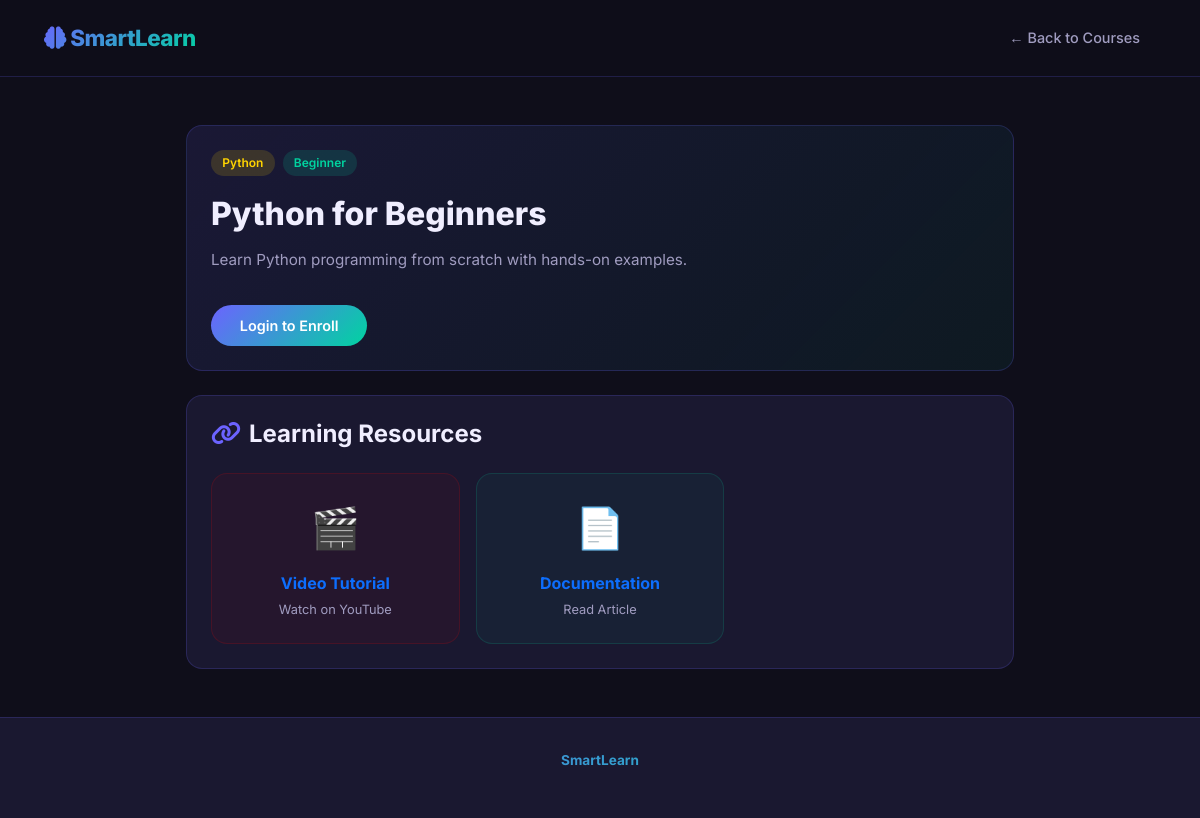
/courses/1, run on the app's committed database.
### tables this page shows
CREATE TABLE courses (
        id INTEGER PRIMARY KEY AUTOINCREMENT,
        title TEXT NOT NULL,
        description TEXT,
        category TEXT,
        difficulty TEXT DEFAULT 'Beginner',
        video_link TEXT,
        article_link TEXT,
        pdf_link TEXT,
        created_at TEXT DEFAULT CURRENT_TIMESTAMP
    );

### app.py (the view)
@app.route('/courses/<int:course_id>')
def course_detail(course_id):
    conn = get_db()
    course = conn.execute('SELECT * FROM courses WHERE id=?', (course_id,)).fetchone()
    enrolled = False
    if 'user_id' in session:
        p = conn.execute('SELECT * FROM user_progress WHERE user_id=? AND course_id=?',
                         (session['user_id'], course_id)).fetchone()
        enrolled = p is not None
    conn.close()
    if not course:
        flash('Course not found.', 'danger')
        return redirect(url_for('courses'))
    return render_template('course_detail.html', course=course, enrolled=enrolled)

### app.py (called while the page is built)
def get_db():
    conn = sqlite3.connect(DB_PATH)
    conn.row_factory = sqlite3.Row
    return conn

### templates/course_detail.html (shortened to what this page needs)
{% extends "base.html" %}
{% block body %}
<nav class="navbar navbar-expand-lg">
  <div class="container">
    <a class="navbar-brand" href="{{ url_for('index') }}"><i class="fas fa-brain"></i> SmartLearn</a>
    <div class="collapse navbar-collapse">
      <ul class="navbar-nav ms-auto align-items-center gap-1">
        <li class="nav-item"><a class="nav-link" href="{{ url_for('courses') }}">← Back to Courses</a></li>
      </ul>
    </div>
  </div>
</nav>
<div class="container" style="padding:3rem 1rem;max-width:860px;">
  <div class="fade-in">
    <div class="card-custom mb-4" style="background:linear-gradient(135deg,rgba(108,99,255,0.12) 0%,rgba(0,212,160,0.06) 100%);">
      <div class="d-flex gap-2 mb-2">
        <span class="course-badge badge-{{ course.category|lower }}">{{ course.category }}</span>
        <span class="course-badge diff-{{ course.difficulty|lower }}">{{ course.difficulty }}</span>
      </div>
      <h1 style="font-size:2rem;font-weight:800;margin-bottom:0.8rem;">{{ course.title }}</h1>
      <p style="color:var(--text-secondary);line-height:1.8;font-size:0.95rem;">{{ course.description }}</p>
      {% if session.user_id %}
        {% if enrolled %}
          <div class="d-flex gap-3 mt-3 flex-wrap">
            <span class="btn-secondary-custom" style="cursor:default;opacity:0.7">✅ Enrolled</span>
            <a href="{{ url_for('complete_course', course_id=course.id) }}" class="btn-primary-custom">
              <i class="fas fa-check me-1"></i>Mark as Completed
            </a>
          </div>
        {% else %}
          <a href="{{ url_for('enroll', course_id=course.id) }}" class="btn-primary-custom mt-3">
            <i class="fas fa-plus-circle me-2"></i>Enroll in This Course
          </a>
        {% endif %}
      {% else %}
        <a href="{{ url_for('login') }}" class="btn-primary-custom mt-3">Login to Enroll</a>
      {% endif %}
    </div>
    <div class="card-custom">
      <h4 style="font-weight:700;margin-bottom:1.5rem;"><i class="fas fa-link me-2" style="color:var(--primary)"></i>Learning Resources</h4>
      <div class="row g-3">
        {% if course.video_link %}
        <div class="col-md-4">
          <a href="{{ course.video_link }}" target="_blank" style="text-decoration:none;">
            <div class="card-custom" style="background:rgba(255,0,0,0.05);border-color:rgba(255,0,0,0.15);text-align:center;padding:1.5rem;">
              <div style="font-size:2.5rem;margin-bottom:0.8rem;">🎬</div>
              <div style="font-weight:700;margin-bottom:0.3rem;">Video Tutorial</div>
              <div style="font-size:0.8rem;color:var(--text-secondary)">Watch on YouTube</div>
            </div>
          </a>
        </div>
        {% endif %}
        {% if course.article_link %}
        <div class="col-md-4">
          <a href="{{ course.article_link }}" target="_blank" style="text-decoration:none;">
            <div class="card-custom" style="background:rgba(0,212,160,0.05);border-color:rgba(0,212,160,0.15);text-align:center;padding:1.5rem;">
              <div style="font-size:2.5rem;margin-bottom:0.8rem;">📄</div>
              <div style="font-weight:700;margin-bottom:0.3rem;">Documentation</div>
              <div style="font-size:0.8rem;color:var(--text-secondary)">Read Article</div>
            </div>
          </a>
        </div>
        {% endif %}
      </div>
    </div>
  </div>
</div>
<footer><div class="container"><p class="gradient-text"><strong>SmartLearn</strong></p></div></footer>
{% endblock %}

### static/css/style.css (style rules this page uses)
:root { --primary: #6c63ff; --primary-dark: #5a52d5; --primary-light: #8b85ff; --secondary: #00d4a0; --accent: #ff6b6b; --gradient: linear-gradient(135deg, #6c63ff 0%, #00d4a0 100%); --gradient-dark: linear-gradient(135deg, #4a42cc 0%, #00a880 100%); --bg-dark: #0f0e1a; --bg-card: #1a1830; --bg-card2: #211f36; --text-primary: #f0eeff; --text-secondary: #a09cc0; --border: rgba(108, 99, 255, 0.2); --shadow: 0 8px 32px rgba(108, 99, 255, 0.15); --shadow-hover: 0 16px 48px rgba(108, 99, 255, 0.3); --radius: 16px; --radius-sm: 10px; --sidebar-width: 260px; }
* { margin: 0; padding: 0; box-sizing: border-box; }
body { font-family: 'Inter', sans-serif; background: var(--bg-dark); color: var(--text-primary); min-height: 100vh; overflow-x: hidden; }
.navbar { background: rgba(15, 14, 26, 0.95) !important; backdrop-filter: blur(20px); border-bottom: 1px solid var(--border); padding: 1rem 2rem; position: sticky; top: 0; z-index: 1000; }
.navbar-brand { font-weight: 800; font-size: 1.4rem; background: var(--gradient); -webkit-background-clip: text; -webkit-text-fill-color: transparent; background-clip: text; letter-spacing: -0.5px; }
.navbar-nav .nav-link { color: var(--text-secondary) !important; font-weight: 500; font-size: 0.9rem; padding: 0.5rem 1rem !important; border-radius: var(--radius-sm); transition: all 0.2s ease; }
.btn-primary-custom { background: var(--gradient); border: none; color: white; padding: 0.6rem 1.8rem; border-radius: 50px; font-weight: 600; font-size: 0.9rem; cursor: pointer; transition: all 0.3s ease; text-decoration: none; display: inline-block; }
.card-custom { background: var(--bg-card); border: 1px solid var(--border); border-radius: var(--radius); padding: 1.5rem; transition: all 0.3s ease; position: relative; overflow: hidden; }
.card-custom::before { content: ''; position: absolute; top: 0; left: 0; right: 0; height: 2px; background: var(--gradient); opacity: 0; transition: opacity 0.3s; }
.course-badge { display: inline-block; padding: 0.25rem 0.7rem; border-radius: 50px; font-size: 0.75rem; font-weight: 600; margin-bottom: 0.7rem; }
.badge-python { background: rgba(255,212,0,0.15); color: #ffd400; }
.diff-beginner { background: rgba(0,212,160,0.15); color: var(--secondary); }
footer { background: var(--bg-card); border-top: 1px solid var(--border); padding: 2rem; text-align: center; color: var(--text-secondary); font-size: 0.85rem; }
.fade-in { animation: fadeIn 0.5s ease; }
.gradient-text { background: var(--gradient); -webkit-background-clip: text; -webkit-text-fill-color: transparent; background-clip: text; }

### data on the page
courses: category "Python", difficulty "Beginner", title "Python for Beginners", description "Learn Python programming from scratch with hands-on examples."
